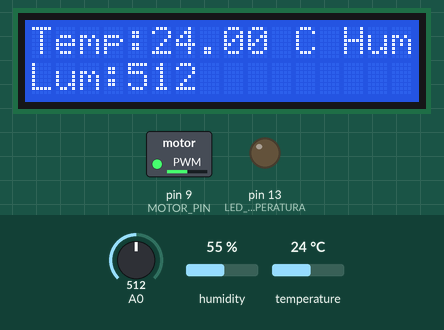
This sketch was run on a simulated Arduino Uno, built with avr-gcc and run on an emulated ATmega328P. Shown: 16×2 character LCD, switched loads named in the sketch (green lamp = pin HIGH), output pins drawn as LEDs (lit = HIGH). The inputs (shaded band) are chosen by the test bench; at power-on: temperature 24 °C, A0 = 512, humidity 55 %. Pins used as bus, display or sensor lines are not drawn.

Above: at 1.2 s.
1.3 s: temperature set to 21 °C
At 2.9 s:
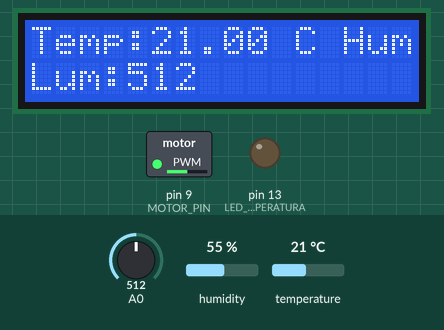
3.6 s: temperature set to 18 °C
At 4.4 s:
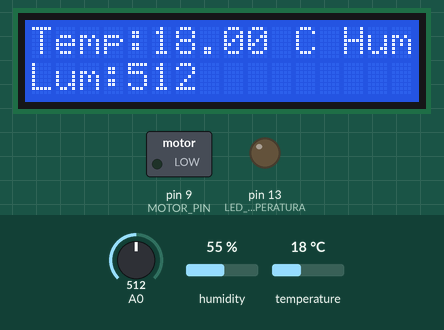
5.6 s: temperature set to 28 °C
At 7.2 s:
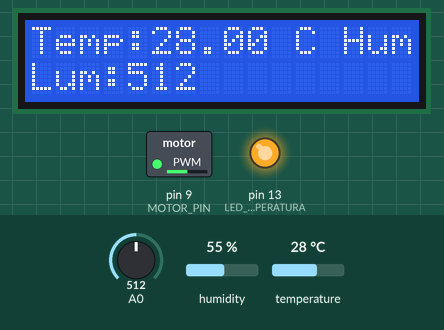
7.6 s: temperature set to 32 °C
At 8.7 s:
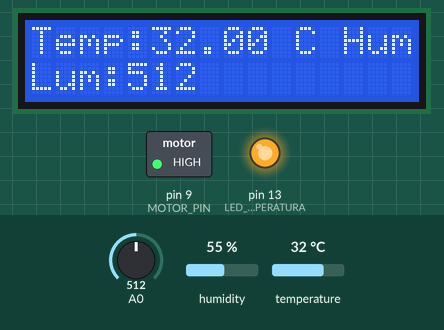
9.7 s: A0 set to 490
At 11.4 s:
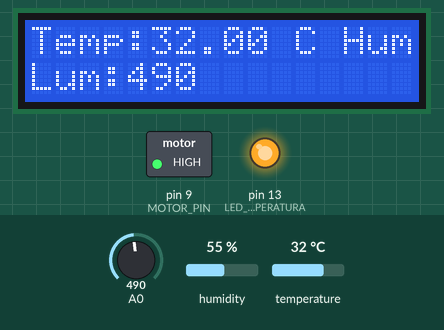
11.7 s: A0 set to 510
At 13.1 s:
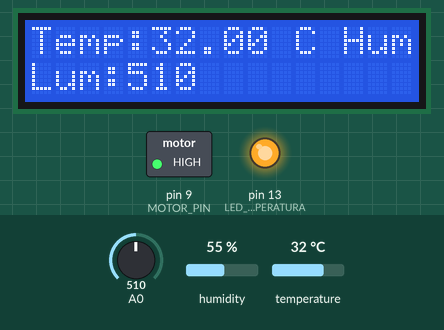
Timing chart, 0 to 14.7 s (numbered marks = the images above; inputs shaded):
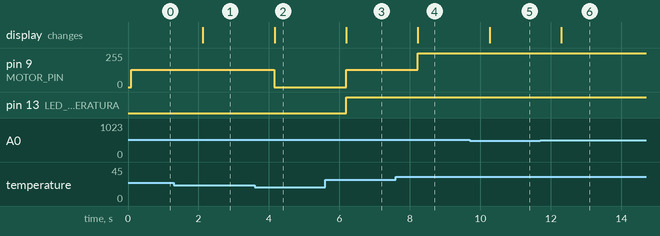

Measured:
- the behaviour switches between 20 and 19 °C on temperature (found by bisection; images 1 and 2)
- the behaviour switches between 30 and 31 °C on temperature (found by bisection; images 3 and 4)
- after the input at 1.3 s, the display: changes after 0.82 s (image 1)
- after the input at 3.6 s, pin 9 (MOTOR_PIN): 128/255 → 0/255 after 0.55 s; the display: changes after 0.56 s (image 2)
- after the input at 5.6 s, pin 9 (MOTOR_PIN): 0/255 → 128/255 after 0.59 s; pin 13 (LED_TEMPERATURA): LOW → HIGH after 0.59 s; the display: changes after 0.59 s (image 3)
- after the input at 7.6 s, pin 9 (MOTOR_PIN): 128/255 → 255/255 after 0.62 s; the display: changes after 0.63 s (image 4)
- after the input at 9.7 s, the display: changes after 0.56 s (image 5)
- after the input at 11.7 s, the display: changes after 0.59 s (image 6)

The sketch:

practica4.ino
```cpp
#include <LiquidCrystal.h>
#include <DHT.h>

#define DHTPIN 4
#define DHTTYPE DHT11

#define LED_TEMPERATURA 13
#define LED_LUMINOSIDAD 12
#define MOTOR_PIN 9

#define LCD_RS 12
#define LCD_EN 11
#define LCD_D4 5
#define LCD_D5 6
#define LCD_D6 7
#define LCD_D7 8

LiquidCrystal lcd(LCD_RS, LCD_EN, LCD_D4, LCD_D5, LCD_D6, LCD_D7);

DHT dht(DHTPIN, DHTTYPE);

void setup() {
  // Inicializa la pantalla LCD
  lcd.begin(16, 2);

  // Inicializa los pines como salida
  pinMode(LED_TEMPERATURA, OUTPUT);
  pinMode(LED_LUMINOSIDAD, OUTPUT);
  pinMode(MOTOR_PIN, OUTPUT);

  // Inicializa el sensor DHT
  dht.begin();
}

void loop() {
  // Lee la temperatura y la humedad del sensor DHT
  float temperatura = dht.readTemperature();
  float humedad = dht.readHumidity();

  // Si no se ha podido leer el sensor, muestra un mensaje de error
  if (isnan(temperatura) || isnan(humedad)) {
    lcd.setCursor(0, 0);
    lcd.print("Error sensor DHT");
    return;
  }

  // Lee el valor del sensor de luminosidad
  int valorLuminosidad = analogRead(A0);

  // Controla el estado de los LEDs
  if (temperatura > 25) {
    digitalWrite(LED_TEMPERATURA, HIGH);
  } else {
    digitalWrite(LED_TEMPERATURA, LOW);
  }

  if (valorLuminosidad > 500) {
    digitalWrite(LED_LUMINOSIDAD, HIGH);
  } else {
    digitalWrite(LED_LUMINOSIDAD, LOW);
  }

  // Controla la vibración del motor
  if (temperatura > 30) {
    analogWrite(MOTOR_PIN, 255);
  } else if (temperatura < 20) {
    analogWrite(MOTOR_PIN, 0);
  } else {
    analogWrite(MOTOR_PIN, 128);
  }

  // Muestra los valores en la pantalla LCD
  lcd.setCursor(0, 0);
  lcd.print("Temp:");
  lcd.print(temperatura);
  lcd.print(" C");
  lcd.print(" Hum:");
  lcd.print(humedad);
  lcd.print("%");

  lcd.setCursor(0, 1);
  lcd.print("Lum:");
  lcd.print(valorLuminosidad);

  delay(1000);
}
```
